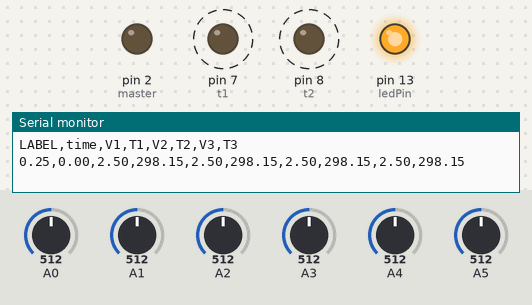
Recording of a sketch running on a simulated Arduino Uno, built with avr-gcc and run on an emulated ATmega328P. Parts: output pins drawn as LEDs (lit = HIGH), the last lines printed to the serial monitor. Dashed ring = blinking. The inputs (shaded band) are chosen by the test bench; at power-on: A0 = 512, A1 = 512, A2 = 512, A3 = 512, A4 = 512, A5 = 512. Pins used as bus, display or sensor lines are not drawn.

Above: at 0.3 s.
1.3 s: A0 set to 498
At 1.3 s:
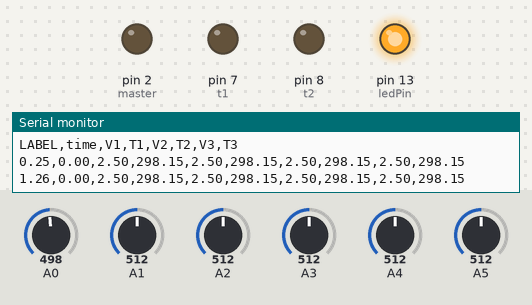
At 3.3 s:
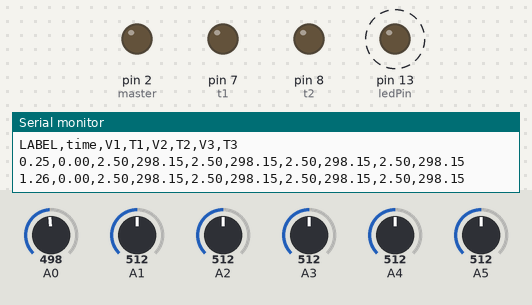
Timing chart, 0 to 11.4 s (numbered marks = the images above; inputs shaded):
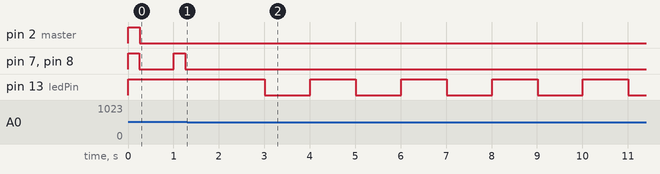

The sketch:

Cell_Modelling_Uno.ino
```cpp
const int numofCells = 4;
const int period = 1080000; //18 minutes
const float dutyPercent = 0.25;
const int dutyCycle = int(period*dutyPercent);

const int ledPin = 13;
const int master = 2;

const int r1 = 3;
const int r2 = 4;
const int r3 = 5;
const int r4 = 6;

const int t1 = 7;
const int t2 = 8;

int counter;
unsigned long int time;
unsigned long int dischargeTimer;
unsigned long int periodTimer;

bool doneDischarging [numofCells] = {false};
float current;
float cellVoltage [numofCells];
float cellTemp [numofCells];

//Coded with normally open relay
void changeRelayConfig(int n){
    switch (n){
case 1: {
            digitalWrite(r1,HIGH);
            digitalWrite(r2,LOW);
            digitalWrite(r3,LOW);
            digitalWrite(r4,LOW);
            break;
        }
        case 2:{
            digitalWrite(r1,LOW);
            digitalWrite(r2,HIGH);
            digitalWrite(r3,LOW);
            digitalWrite(r4,LOW);
            break;
        }
        case 3: {
            digitalWrite(r1,LOW);
            digitalWrite(r2,LOW);
            digitalWrite(r3,HIGH);
            digitalWrite(r4,LOW);
            break;
        }
        case 4: {
            digitalWrite(r1,LOW);
            digitalWrite(r2,LOW);
            digitalWrite(r3,LOW);
            digitalWrite(r4,HIGH);
            break;
        }
    }
}

float readVoltage(int sensorValue){
    return float(sensorValue) * (5.0/1023.0);
}

float getVoltage (int sensorValue){
    float voltage = readVoltage(sensorValue);
    if (voltage <= 2.5) {
        digitalWrite(master,LOW);
        indicateFault();
    }
    return voltage;
}

float getTemp (int sensorValue){
    //  1/T = 1/T0 + 1/B * ln( ( adcMax / adcVal ) – 1 )
    float temp = (1 / (float(1/298.15) + float(1/4282) * log(5/readVoltage(sensorValue) - 1)));
    if (temp >= 323.15) {
        digitalWrite(master,LOW);
        indicateFault();
    }
    return temp;
}

void readVoltandTemp (){
    cellVoltage[0] = getVoltage(analogRead(A0));
    cellVoltage[1] = getVoltage(analogRead(A1));
    cellVoltage[2] = getVoltage(analogRead(A2));
    cellVoltage[3] = getVoltage(analogRead(A3));

    cellTemp[0] = getTemp(analogRead(A4));
    cellTemp[2] = getTemp(analogRead(A5));

    digitalWrite(t1,HIGH);
    digitalWrite(t2,HIGH);
    delay(250);

    cellTemp[1] = getTemp(analogRead(A4));
    cellTemp[3] = getTemp(analogRead(A5));

    digitalWrite(t1,LOW);
    digitalWrite(t2,LOW);
}

//Might need to calibrate an offset
void readCurrent(){
    //current = (voltage - zero-current output voltage) * sensitivity(=66mV/A)
    //current = (analogRead(A15) * float(5/1023) - 2.5) * float(66/1000);
}

void writeData(){
    Serial.print(millis()/1000.0); Serial.print(",");
    Serial.print(current); Serial.print(",");
    for (int i = 0; i < numofCells; i++){
        if (i == numofCells - 1){
            Serial.print(cellVoltage[i]); Serial.print(",");
            Serial.println(cellTemp[i]);
        } else {
            Serial.print(cellVoltage[i]); Serial.print(",");
            Serial.print(cellTemp[i]); Serial.print(",");
        }
    }
}

void indicateFault(){
    while(true){
        digitalWrite(master,LOW);
        digitalWrite(ledPin, HIGH);
        delay(1000);
        digitalWrite(ledPin, LOW);
        delay(1000);
    }
}

void setup(){
    if (dutyCycle*numofCells > period) indicateFault();

    counter = 0;

    pinMode(ledPin, OUTPUT);
    pinMode(master,OUTPUT);

    pinMode(r1,OUTPUT);
    pinMode(r2,OUTPUT);
    pinMode(r3,OUTPUT);
    pinMode(r4,OUTPUT);

    pinMode(t1,OUTPUT);
    pinMode(t2,OUTPUT);

    Serial.begin(9600);
    Serial.println("LABEL,time,V1,T1,V2,T2,V3,T3");
}

//loop = one period
void loop(){
    //~ Check if all cells are done discharging
    if (counter < numofCells){
        digitalWrite(ledPin, HIGH);
        periodTimer = millis() + period;

        //each loop = one duty cycle
        for (int n = 1; n <= numofCells; n++){
            digitalWrite(master,LOW);
            changeRelayConfig(n);

            if (!doneDischarging[n-1]) digitalWrite(master,HIGH);

            time = millis();
            dischargeTimer = time + dutyCycle;

            while ( (time + 500) < dischargeTimer){
                //~ Read voltage and temperature of all cells
                readCurrent();
                readVoltandTemp();
                writeData();

                //~ Check if voltage of discharging cell <= 2.7 V
                if ( cellVoltage[n-1] <= 2.7 ){
                    digitalWrite(master,LOW);
                    if (doneDischarging[n-1] == false){
                        counter++;
                    }
                    doneDischarging[n-1] = true;
                }

                delay(750);
                time = millis();
            }
        }
        while ( (millis() + 500) < periodTimer){
            digitalWrite(master,LOW);
            readCurrent();
            readVoltandTemp();
            writeData();
            delay(750);
        }
    }

    // Turn off LED to indicate done modelling
    else {
        digitalWrite(master,LOW);
        digitalWrite(ledPin, LOW);

        delay(10000000000);
    }
}

/*
    Writing Arduino data to Excel
        - PLX-DAQ network: http://www.filipposfactory.com/index.php/8-arduino/25-arduino-and-excel
        - Data Streamer in Excel: https://create.arduino.cc/projecthub/HackingSTEM/stream-data-from-arduino-into-excel-f1bede

*/
```

Measured:
- the behaviour switches between 512 and 511 on A0 (found by bisection; images 0 and 1)
- after the input at 1.3 s, pin 2 (master): stays LOW (without the input it goes to HIGH after 6.7 s); pin 7 (t1), pin 8 (t2): stops changing and stays LOW; pin 13 (ledPin): alternates HIGH for 1.0 s and LOW for 1.0 s, starting after 1.7 s
- by itself, pin 7 (t1), pin 8 (t2): alternates HIGH for 0.25 s and LOW for 0.76 s
